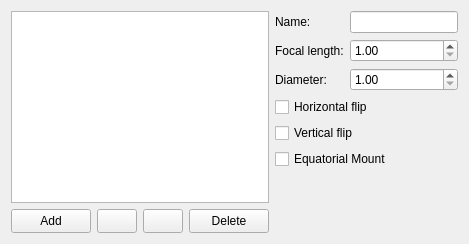
        <widget class="QWidget" name="telescopesTab">
         <attribute name="title">
          <string>Telescopes</string>
         </attribute>
         <layout class="QHBoxLayout" name="horizontalLayout_6">
          <item>
           <layout class="QHBoxLayout" name="horizontalLayout_12">
            <item>
             <layout class="QVBoxLayout" name="verticalLayout_8">
              <item>
               <widget class="QListView" name="telescopeListView">
                <property name="editTriggers">
                 <set>QAbstractItemView::NoEditTriggers</set>
                </property>
                <property name="modelColumn">
                 <number>0</number>
                </property>
               </widget>
              </item>
              <item>
               <layout class="QHBoxLayout" name="horizontalLayout_13">
                <item>
                 <widget class="QPushButton" name="addTelescope">
                  <property name="minimumSize">
                   <size>
                    <width>0</width>
                    <height>24</height>
                   </size>
                  </property>
                  <property name="focusPolicy">
                   <enum>Qt::NoFocus</enum>
                  </property>
                  <property name="text">
                   <string>Add</string>
                  </property>
                 </widget>
                </item>
                <item>
                 <widget class="QPushButton" name="pushButtonMoveTelescopeUp">
                  <property name="sizePolicy">
                   <sizepolicy hsizetype="Fixed" vsizetype="Fixed">
                    <horstretch>0</horstretch>
                    <verstretch>0</verstretch>
                   </sizepolicy>
                  </property>
                  <property name="minimumSize">
                   <size>
                    <width>24</width>
                    <height>24</height>
                   </size>
                  </property>
                  <property name="focusPolicy">
                   <enum>Qt::NoFocus</enum>
                  </property>
                  <property name="icon">
                   <iconset resource="../../../../data/gui/guiRes.qrc">
                    <normaloff>:/graphicGui/uibtUp.png</normaloff>
                    <disabledoff>:/graphicGui/uibtUp-disabled.png</disabledoff>:/graphicGui/uibtUp.png</iconset>
                  </property>
                 </widget>
                </item>
                <item>
                 <widget class="QPushButton" name="pushButtonMoveTelescopeDown">
                  <property name="sizePolicy">
                   <sizepolicy hsizetype="Fixed" vsizetype="Fixed">
                    <horstretch>0</horstretch>
                    <verstretch>0</verstretch>
                   </sizepolicy>
                  </property>
                  <property name="minimumSize">
                   <size>
                    <width>24</width>
                    <height>24</height>
                   </size>
                  </property>
                  <property name="focusPolicy">
                   <enum>Qt::NoFocus</enum>
                  </property>
                  <property name="icon">
                   <iconset resource="../../../../data/gui/guiRes.qrc">
                    <normaloff>:/graphicGui/uibtDown.png</normaloff>
                    <disabledoff>:/graphicGui/uibtDown-disabled.png</disabledoff>:/graphicGui/uibtDown.png</iconset>
                  </property>
                 </widget>
                </item>
                <item>
                 <widget class="QPushButton" name="deleteTelescope">
                  <property name="minimumSize">
                   <size>
                    <width>0</width>
                    <height>24</height>
                   </size>
                  </property>
                  <property name="focusPolicy">
                   <enum>Qt::NoFocus</enum>
                  </property>
                  <property name="text">
                   <string>Delete</string>
                  </property>
                 </widget>
                </item>
               </layout>
              </item>
             </layout>
            </item>
            <item>
             <layout class="QGridLayout" name="gridLayout_14">
              <item row="0" column="0">
               <widget class="QLabel" name="label_8">
                <property name="text">
                 <string>Name:</string>
                </property>
               </widget>
              </item>
              <item row="1" column="1">
               <widget class="QDoubleSpinBox" name="telescopeFL">
                <property name="decimals">
                 <number>2</number>
                </property>
                <property name="minimum">
                 <double>1.000000000000000</double>
                </property>
                <property name="maximum">
                 <double>9999999.000000000000000</double>
                </property>
                <property name="singleStep">
                 <double>0.100000000000000</double>
                </property>
               </widget>
              </item>
              <item row="2" column="1">
               <widget class="QDoubleSpinBox" name="telescopeDiameter">
                <property name="decimals">
                 <number>2</number>
                </property>
                <property name="minimum">
                 <double>1.000000000000000</double>
                </property>
                <property name="maximum">
                 <double>999999.000000000000000</double>
                </property>
                <property name="singleStep">
                 <double>0.100000000000000</double>
                </property>
               </widget>
              </item>
              <item row="3" column="0" colspan="2">
               <widget class="QCheckBox" name="telescopeHFlip">
                <property name="text">
                 <string>Horizontal flip</string>
                </property>
               </widget>
              </item>
              <item row="4" column="0" colspan="2">
               <widget class="QCheckBox" name="telescopeVFlip">
                <property name="text">
                 <string>Vertical flip</string>
                </property>
               </widget>
              </item>
              <item row="5" column="0" colspan="2">
               <widget class="QCheckBox" name="telescopeEQ">
                <property name="text">
                 <string>Equatorial Mount</string>
                </property>
               </widget>
              </item>
              <item row="0" column="1">
               <widget class="QLineEdit" name="telescopeName">
                <property name="baseSize">
                 <size>
                  <width>100</width>
                  <height>22</height>
                 </size>
                </property>
                <property name="maxLength">
                 <number>50</number>
                </property>
               </widget>
              </item>
              <item row="2" column="0">
               <widget class="QLabel" name="label_12">
                <property name="text">
                 <string>Diameter:</string>
                </property>
               </widget>
              </item>
              <item row="1" column="0">
               <widget class="QLabel" name="label_9">
                <property name="text">
                 <string>Focal length:</string>
                </property>
               </widget>
              </item>
              <item row="6" column="0">
               <spacer name="verticalSpacer_2">
                <property name="orientation">
                 <enum>Qt::Vertical</enum>
                </property>
                <property name="sizeHint" stdset="0">
                 <size>
                  <width>0</width>
                  <height>0</height>
                 </size>
                </property>
               </spacer>
              </item>
             </layout>
            </item>
           </layout>
          </item>
         </layout>
        </widget>
